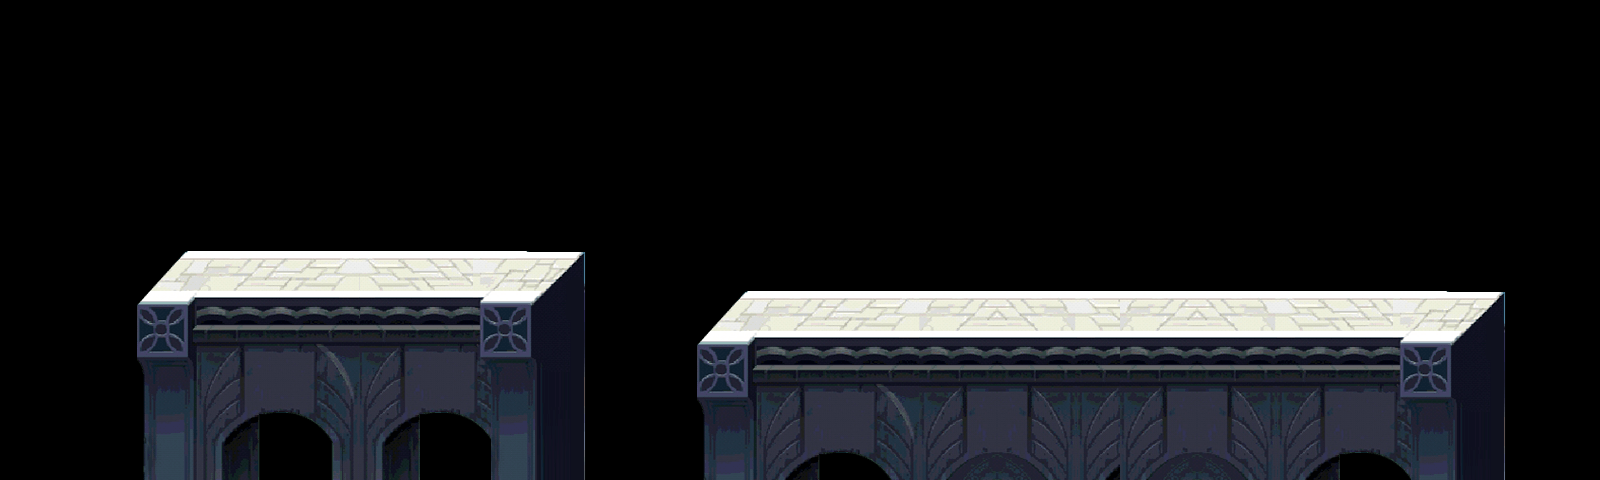

A level layout from a 2D game, rendered from its tile map. Below: a short description, then the map file with tile-grid data replaced by summaries:
An orthogonal 40x12 tile map with 40x40 px tiles, 1 tile layer (show2), 1 hidden layer not drawn and 10 objects.

<map version="1.0" orientation="orthogonal" width="40" height="12" tilewidth="40" tileheight="40">
 <tileset firstgid="1" name="main" tilewidth="40" tileheight="40">
  <image source="main.png" width="640" height="280" />
 </tileset>
 <layer name="show2" width="40" height="12">
  <data>[480 cells, 177 non-empty, 92 distinct tile ids]</data>
 </layer>
 <layer name="show1" width="40" height="12" visible="0">
  <data>[480 cells, 0 non-empty, 0 distinct tile ids]</data>
 </layer>
 <objectgroup name="collision" width="40" height="12">
  <object x="160" y="280" width="400" height="200" />
  <object x="720" y="320" width="760" height="160" />
 </objectgroup>
 <objectgroup name="items" width="40" height="12">
  <object x="400" y="80" />
  <object x="360" y="120" />
  <object x="360" y="160" />
  <object x="400" y="200" />
  <object x="440" y="160" />
  <object x="440" y="120" />
 </objectgroup>
 <objectgroup name="enemy" width="40" height="12" />
 <objectgroup name="up" width="40" height="12">
  <object x="920" y="200" />
  <object x="1240" y="200" />
 </objectgroup>
</map>
